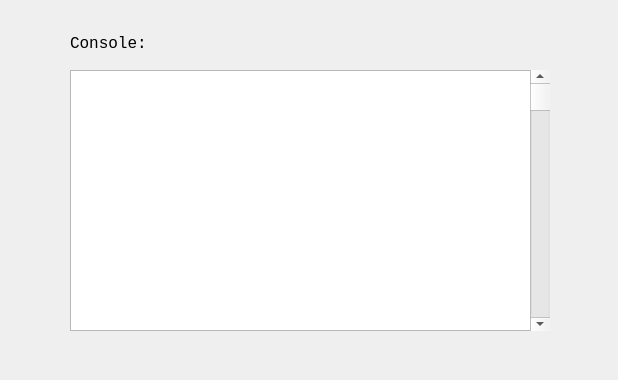
<?xml version="1.0" encoding="UTF-8"?>
<ui version="4.0">
 <class>Form</class>
 <widget class="QWidget" name="Form">
  <property name="geometry">
   <rect>
    <x>0</x>
    <y>0</y>
    <width>618</width>
    <height>380</height>
   </rect>
  </property>
  <property name="windowTitle">
   <string>Form</string>
  </property>
  <widget class="QTextBrowser" name="textBrowser">
   <property name="geometry">
    <rect>
     <x>70</x>
     <y>70</y>
     <width>461</width>
     <height>261</height>
    </rect>
   </property>
  </widget>
  <widget class="QLabel" name="label_11">
   <property name="geometry">
    <rect>
     <x>70</x>
     <y>30</y>
     <width>108</width>
     <height>27</height>
    </rect>
   </property>
   <property name="font">
    <font>
     <family>Consolas</family>
     <pointsize>12</pointsize>
    </font>
   </property>
   <property name="text">
    <string>Console:</string>
   </property>
  </widget>
  <widget class="QScrollBar" name="verticalScrollBar">
   <property name="geometry">
    <rect>
     <x>530</x>
     <y>70</y>
     <width>20</width>
     <height>261</height>
    </rect>
   </property>
   <property name="orientation">
    <enum>Qt::Vertical</enum>
   </property>
  </widget>
 </widget>
 <resources/>
 <connections/>
</ui>
